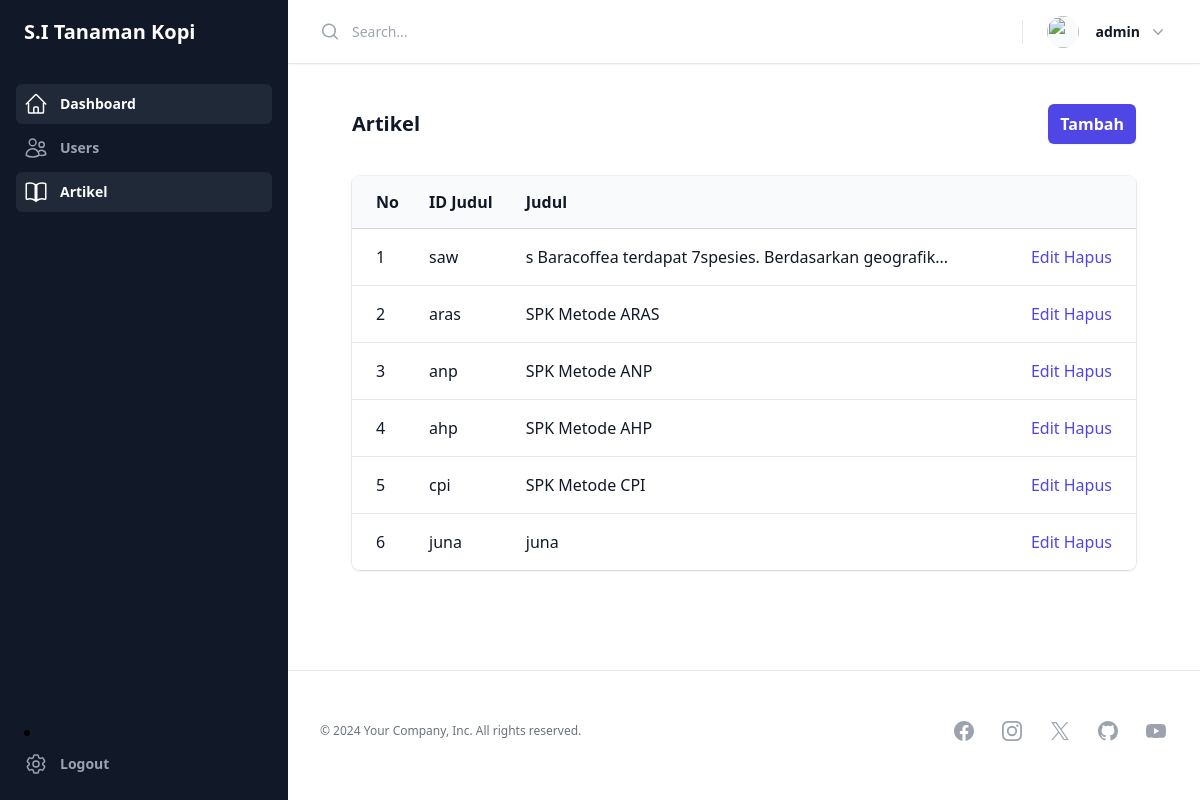
The app's page /dashboard/index.php?page=artikel (signed in) with its own data.
### tables this page shows
CREATE TABLE `artikel` (
  `id` int(11) NOT NULL,
  `idjudul` text NOT NULL,
  `judul` text NOT NULL,
  `deskripsi` text NOT NULL,
  `konten` text NOT NULL
);

### dashboard/artikelData.php (the view, shortened to what this page needs)
<div class="px-4 sm:px-6 lg:px-8">
    <div class="sm:flex sm:items-center">
        <div class="sm:flex-auto">
            <h1 class="font-bold text-xl leading-6 text-gray-900">Artikel</h1>
        </div>
        <div class="mt-4 sm:ml-16 sm:mt-0 sm:flex-none">
            <a href="?page=artikel&action=tambah" class="block rounded-md bg-indigo-600 px-3 py-2 text-center font-semibold text-white shadow-sm hover:bg-indigo-500 focus-visible:outline focus-visible:outline-2 focus-visible:outline-offset-2 focus-visible:outline-indigo-600">
                Tambah
            </a>
        </div>
    </div>
    <div class="mt-8 flow-root">
        <div class="-mx-4 -my-2 overflow-x-auto sm:-mx-6 lg:-mx-8">
            <div class="inline-block min-w-full py-2 align-middle sm:px-6 lg:px-8">
                <div class="overflow-hidden shadow ring-1 ring-black ring-opacity-5 sm:rounded-lg">
                    <table class="min-w-full divide-y divide-gray-300">
                        <thead class="bg-gray-50">
                            <tr>
                                <th scope="col" class="py-3.5 pl-4 pr-3 text-left font-semibold text-gray-900 sm:pl-6">No</th>
                                <th scope="col" class="px-3 py-3.5 text-left font-semibold text-gray-900">ID Judul</th>
                                <th scope="col" class="px-3 py-3.5 text-left font-semibold text-gray-900">Judul</th>
                                <th scope="col" class="relative py-3.5 pl-3 pr-4 sm:pr-6"> <span class="sr-only">Edit</span> </th>
                            </tr>
                        </thead>
                        <tbody class="divide-y divide-gray-200 bg-white">
                            <?php
                            $i = 1;
                            $sql = "SELECT * FROM artikel ORDER BY id ASC";
                            $result = $conn->query($sql);
                            while ($row = $result->fetch_assoc()) {
                                $judul = $row['judul'];
                                $kata = explode(' ', $judul);
                                if (count($kata) > 6) {
                                    $kata = array_slice($kata, 0, 6);
                                    $judul = implode(' ', $kata) . '...';
                                }
                            ?>
                                <tr>
                                    <td class="whitespace-nowrap py-4 pl-4 pr-3 font-medium text-gray-900 sm:pl-6"><?php echo $i++; ?></td>
                                    <td class="whitespace-nowrap px-3 py-4 text-gray-900"><?php echo $row['idjudul']; ?></td>
                                    <td class="whitespace-nowrap px-3 py-4 text-gray-900"><?php echo htmlspecialchars($judul); ?></td>
                                    <td class="relative whitespace-nowrap py-4 pl-3 pr-4 text-right font-medium sm:pr-6">
                                        <a href="?page=artikel&action=update&id=<?php echo $row['id']; ?>" class="text-indigo-600 hover:text-indigo-900">Edit</a>
                                        <a onclick="return confirm('Yakin ingin menghapus data ini?')" href="?page=artikel&action=hapus&id=<?php echo $row['id']; ?>" class="text-indigo-600 hover:text-indigo-900">Hapus</a>
                                    </td>
                                </tr>
                            <?php
                            }
                            ?>
                        </tbody>
                    </table>
                </div>
            </div>
        </div>
    </div>
</div>

### records on screen
artikel: idjudul "saw", judul "s Baracoffea terdapat 7spesies. Berdasarkan geografik..."
artikel: idjudul "aras", judul "SPK Metode ARAS"
artikel: idjudul "anp", judul "SPK Metode ANP"
artikel: idjudul "ahp", judul "SPK Metode AHP"
artikel: idjudul "cpi", judul "SPK Metode CPI"
artikel: idjudul "juna", judul "juna"

### other values on screen
$_SESSION['username'] "admin"
